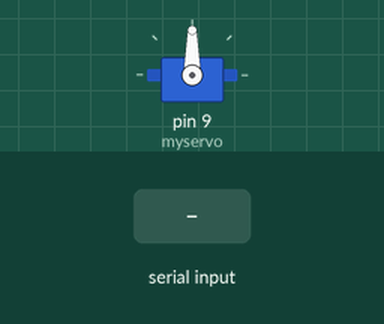
A sketch run on a simulated Arduino Uno, built with avr-gcc and run on an emulated ATmega328P. On the bench: servo. The inputs (shaded band) are chosen by the test bench.

Above: at 1.2 s.
1.3 s: "s" received over Serial
At 2.5 s:
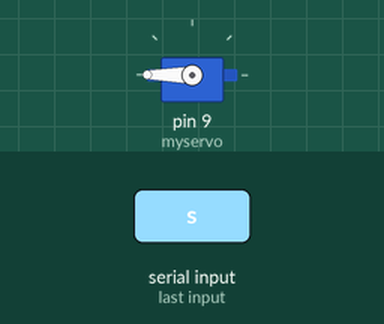
2.8 s: "d" received over Serial
At 3.9 s:
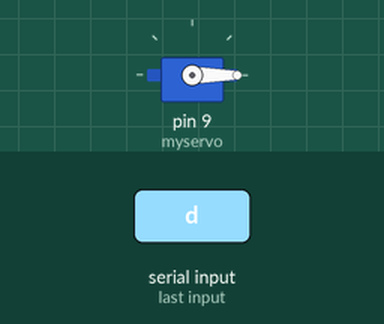
4.3 s: "a" received over Serial
At 5.0 s:
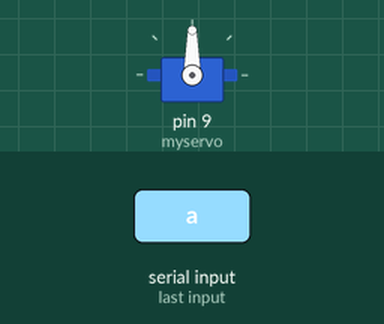
Timing chart, 0 to 7.3 s (numbered marks = the images above; inputs shaded):
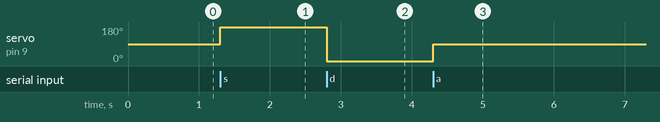

The sketch:

Servo_test.ino
```cpp
#include<Servo.h> // include server library


Servo myservo; // create servo object to control a servo
char val; // initial value of input


void setup() {

  Serial.begin(9600); // Serial comm begin at 9600bps
  myservo.attach(9);// server is connected at pin 9


}

void loop() {

  val = Serial.read();

  switch(val){
    case 'a' :

        // reset servo to normal
        myservo.write(90);
        //delay for the servo to get to the position
        delay(15);
      break;
    case 's' :

          // servo counter clockwise
          myservo.write(180);
          //delay for the servo to get to the position
          delay(15);


      break;
    case 'd' :
        // servo moves clockwise
        myservo.write(0);
        //delay for the servo to get to the position
        delay(15);
    break;

    default :
      break;
  }


}
```

TempIncomplete.c
```cpp
#include "DHT.h"
#include <LiquidCrystal.h>

#define DHTPIN 6     // what pin we're connected to
#define DHTTYPE DHT11   // DHT 11

volatile unsigned char *pinB =     (unsigned char *) 0x23;
volatile unsigned char *portDDRB = (unsigned char *) 0x24;
volatile unsigned char *portB =    (unsigned char *) 0x25;
volatile unsigned char *pinH =     (unsigned char *) 0x100;
volatile unsigned char *portDDRH = (unsigned char *) 0x101;
volatile unsigned char *portH =    (unsigned char *) 0x102;

// initialize the library by associating any needed LCD interface pin
// with the arduino pin number it is connected to
const int rs = 5, en = 4, d4 = 22, d5 = 23, d6 = 24, d7 = 25;
LiquidCrystal lcd(rs, en, d4, d5, d6, d7);


// Initialize DHT sensor for normal 16mhz Arduino
DHT dht(DHTPIN, DHTTYPE);

void setup() {
  lcd.begin(16, 2);       // set up the LCD's number of columns and rows:
  Serial.begin(9600);

    dht.begin();


 // lcd.print("test");
  Serial.println("DHTxx test!");


  // set PB7-PB4 to output
  *portDDRB |= 0xF0;
  //set PH6-5 to output
  *portDDRH |= 0x60;
  //set PH4 to input
  *portDDRH &= 0xEF;
  // Initialize PB7-4 to low
  *portB &= 0x0F;
  // Initialize PH6-5 to low
  *portH &= 0x9F;


  //sets PH5 to high
  *portH |= 0x20;


}

void loop() {

 // lcd.clear();
  // Wait a few seconds between measurements.
  delay(2000);

  // Reading temperature or humidity takes about 250 milliseconds!
  // Sensor readings may also be up to 2 seconds 'old' (its a very slow sensor)
  float h = dht.readHumidity();
  // Read temperature as Fahrenheit
  float f = dht.readTemperature(true);


  lcd.setCursor(0, 0);
  lcd.print("Temp: ");
  lcd.print(f);
  lcd.setCursor(0, 1);       // set the cursor to column 0, line 1
  lcd.print("Humidity: ");
  lcd.print(h);

  Serial.print("Humidity: ");
  Serial.print(h);
  Serial.print(" %\t");
  Serial.print(f);
  Serial.println(" *F");
}
```

button.c
```cpp
volatile unsigned char *pinB =     (unsigned char *) 0x23;
volatile unsigned char *portDDRB = (unsigned char *) 0x24;
volatile unsigned char *portB =    (unsigned char *) 0x25;
volatile unsigned char *pinH =     (unsigned char *) 0x100;
volatile unsigned char *portDDRH = (unsigned char *) 0x101;
volatile unsigned char *portH =    (unsigned char *) 0x102;
volatile unsigned char *pinE =     (unsigned char *) 0x2C;
volatile unsigned char *portDDRE = (unsigned char *) 0x2D;
volatile unsigned char *portE =    (unsigned char *) 0x2E;


int button = 0;


void setup() {

 Serial.begin(9600);
  // put your setup code here, to run once:

  // set PB7-PB4 to output
  *portDDRB |= 0xF0;
  //set PH4 to input
  *portDDRH &= 0xEF;
  // Initialize PB7-4 to low
  *portB &= 0x0F;
   // sets pullup resistor for PH4
  *portH |= 0x10;

  //initialize PB4 to high
 *portB |= 0x10;

}

void loop() {

// Debouncing input code here

  if(!(*pinH & 0b00010000)) {
    for(volatile unsigned int i = 0; i < 100; i++);
    if(!(*pinH & 0b00010000)) {
      while(!(*pinH & 0b00010000));

      Serial.println(button);
      if(button == 0){
        button = 1;
        //turn off yellow LED
        *portB &= 0xEF;

      }
      else{
        button = 0;
        //turn on yellow LED
        *portB |= 0x10;
      }

    }
  }
}
```

codev1.c
```cpp
#include "DHT.h"
#include <LiquidCrystal.h>
#include <Servo.h>

#define DHTPIN 6     // what pin we're connected to
#define DHTTYPE DHT11   // DHT 11

volatile unsigned char *pinB =     (unsigned char *) 0x23;
volatile unsigned char *portDDRB = (unsigned char *) 0x24;
volatile unsigned char *portB =    (unsigned char *) 0x25;
volatile unsigned char *pinH =     (unsigned char *) 0x100;
volatile unsigned char *portDDRH = (unsigned char *) 0x101;
volatile unsigned char *portH =    (unsigned char *) 0x102;
volatile unsigned char *pinE =     (unsigned char *) 0x2C;
volatile unsigned char *portDDRE = (unsigned char *) 0x2D;
volatile unsigned char *portE =    (unsigned char *) 0x2E;

// initialize the library by associating any needed LCD interface pin
// with the arduino pin number it is connected to
const int rs = 5, en = 4, d4 = 22, d5 = 23, d6 = 24, d7 = 25;
LiquidCrystal lcd(rs, en, d4, d5, d6, d7);

// Initialize DHT sensor for normal 16mhz Arduino
DHT dht(DHTPIN, DHTTYPE);
Servo myservo;

//set state to start disabled
int state = 1;
int wPin = A0;
int level;
//Set Variables
float waterThresh = 100;
float tempThresh = 73;
char val;

//------------
// States - 0 Disabled - 1 Idle - 2 Running - 3 Error
//functions
void lcdDisplay(float hum, float temp, int error);
void ledState(int state);
void vent(char var);

void setup() {
  lcd.begin(16, 2);       // set up the LCD's number of columns and rows:
  Serial.begin(9600);
  dht.begin();
  myservo.attach(9);


  // set PB7-PB4 to output           //Register B
  *portDDRB |= 0xF0;
  // Initialize PB7-4 to low
  *portB &= 0x0F;

  //set PH6-5 to output             //Register H
  *portDDRH |= 0x60;
  //set PH4 to input
  *portDDRH &= 0xEF;
  // Initialize PH6-5 to low
  *portH &= 0x9F;
  //sets PH5 to high
  *portH |= 0x20;

   // set PE4 to output            //Register E
  *portDDRE |= 0x10;
  // set PE5 to output
  *portDDRE |= 0x20;
  // Initialize PE5 to low
  *portE &= 0xDF;  // 0b1101 1111
  //initialize water sensor power to PE4
  *portE |= 0x10;  // 0b0001 0000

}

void loop(){
  delay(2000);
  //Update Variables
  float h = dht.readHumidity();
  float f = dht.readTemperature(true);
  //Temp variables until we get the water sensor working
  level = analogRead(wPin);

  val = Serial.read();
  vent(val);
   // level = 200;
  //switch led for state
  ledState(state);
  //checks the state
  switch(state){
    case 0 :
      //Disabled
      break;
    case 1 :
      //Idle State
      //Display Temp and Humidity
      lcdDisplay(h, f, state);
      if(level < waterThresh){
        //Error State if water level too low
        state = 3;
      }else if(f > tempThresh){
        //Running State if temperature too high
        state = 2;
      }
      //Idle
      break;
    case 2 :
      //Running
      lcdDisplay(h, f, state);
      *portE |= 0x20;
      if(level < waterThresh){
        //Error State if water level too low
        state = 3;
        *portE &= 0xDF;
      }else if(f <= tempThresh){
        //Idle state if temperature is back within threshold
        state = 1;
        *portE &= 0xDF;
      }
      break;
    case 3 :
      //Error
      lcdDisplay(h, f, state);
      if(level >= waterThresh){
        state = 1;
      }
      break;
    default :
      //Idle
      state = 1;
      break;
  }

  //Temporary Console print for testing purposes
  Serial.print("Humidity: ");
  Serial.print(h);
  Serial.print(" %\t");
  Serial.print(f);
  Serial.println(" *F");
  Serial.println(level);
}

void lcdDisplay(float hum, float temp, int error){

   lcd.clear();
  if(error == 3){

    lcd.setCursor(0,0);
    lcd.print("Error Water Level too low");
    return;
  }

  lcd.setCursor(0, 0);
  lcd.print("Temp: ");
  lcd.print(temp);
  lcd.setCursor(0, 1);
  lcd.print("Humidity: ");
  lcd.print(hum);

}

void ledState(int state){
  switch(state){
    case 0 :
      *portB |= 0x10;
      *portB &= 0x1F;
      break;
    case 1 :
      *portB |= 0x80;
      *portB &= 0x8F;
      break;
    case 2 :
      *portB |= 0x40;
      *portB &= 0x4F;
      break;
    case 3 :
      *portB |= 0x20;
      *portB &= 0x2F;
      break;
  }
}

void vent(char var){
  switch(var){
    case 'a' :
      myservo.write(90);
      delay(15);
      break;
    case 's' :
      myservo.write(180);
      delay(15);
      break;
    case 'd' :
      myservo.write(0);
      delay(15);
      break;
    default :
      break;
  }
}
```

motor.c
```cpp
volatile unsigned char *pinE =     (unsigned char *) 0x2C;
volatile unsigned char *portDDRE = (unsigned char *) 0x2D;
volatile unsigned char *portE =    (unsigned char *) 0x2E;

void setup()
{
  Serial.begin(9600);
  // set PE5 to output
  *portDDRE |= 0x20;
  // Initialize PE5 to low
  *portE &= 0xDF;


}


void loop()
{
  //drive PE5high
  *portE |= 0x20;

} 
```

real.c
```cpp
#include "DHT.h"
#include <LiquidCrystal.h>
#include <Servo.h>

#define DHTPIN 6     // what pin we're connected to
#define DHTTYPE DHT11   // DHT 11

volatile unsigned char *pinB =     (unsigned char *) 0x23;
volatile unsigned char *portDDRB = (unsigned char *) 0x24;
volatile unsigned char *portB =    (unsigned char *) 0x25;
volatile unsigned char *pinH =     (unsigned char *) 0x100;
volatile unsigned char *portDDRH = (unsigned char *) 0x101;
volatile unsigned char *portH =    (unsigned char *) 0x102;
volatile unsigned char *pinE =     (unsigned char *) 0x2C;
volatile unsigned char *portDDRE = (unsigned char *) 0x2D;
volatile unsigned char *portE =    (unsigned char *) 0x2E;

// initialize the library by associating any needed LCD interface pin
// with the arduino pin number it is connected to
const int rs = 5, en = 4, d4 = 22, d5 = 23, d6 = 24, d7 = 25;
LiquidCrystal lcd(rs, en, d4, d5, d6, d7);

// Initialize DHT sensor for normal 16mhz Arduino
DHT dht(DHTPIN, DHTTYPE);
Servo myservo;

//set state to start disabled
int state = 0;
int wPin = A0;
int level;

//Set Variables
float waterThresh = 100;
float tempThresh = 73;
char val;
int button = 0;

//------------
// States - 0 Disabled - 1 Idle - 2 Running - 3 Error
//functions
void lcdDisplay(float hum, float temp, int error);
void ledState(int state);
void vent(char var);
void buttonState();

void setup() {
  lcd.begin(16, 2);       // set up the LCD's number of columns and rows:
  Serial.begin(9600);
  dht.begin();
  myservo.attach(9);


  // set PB7-PB4 to output           //Register B
  *portDDRB |= 0xF0;
  // Initialize PB7-4 to low
  *portB &= 0x0F;

  //set PH6-5 to output             //Register H
  *portDDRH |= 0x60;
  //set PH4 to input
  *portDDRH &= 0xEF;
  // Initialize PH6-5 to low
  *portH &= 0x9F;
  //sets PH5 to high
  *portH |= 0x20;
   // sets pullup resistor for PH4
  *portH |= 0x10;

   // set PE4 to output            //Register E
  *portDDRE |= 0x10;
  // set PE5 to output
  *portDDRE |= 0x20;
  // Initialize PE5 to low
  *portE &= 0xDF;  // 0b1101 1111
  //initialize water sensor power to PE4
  *portE |= 0x10;  // 0b0001 0000


  *portH &= 0xDF;            //Turn temp sensor            // for starting in disabled mode
  *portE &= 0xEF;            //turn off water sensor
  *portE &= 0xDF;            //turn off motor

}

void loop(){
  delay(2000);
  //Update Variables

      buttonState();

  float h = dht.readHumidity();
  float f = dht.readTemperature(true);
  //Temp variables until we get the water sensor working
  level = analogRead(wPin);

  val = Serial.read();
  vent(val);
   // level = 200;
  //switch led for state
  ledState(state);
  //checks the state
  switch(state){
    case 0 :
      //Disabled
      break;
    case 1 :
      //Idle State
      //Display Temp and Humidity
      lcdDisplay(h, f, state);
      if(level < waterThresh){
        //Error State if water level too low
        state = 3;
      }else if(f > tempThresh){
        //Running State if temperature too high
        state = 2;
      }
      //Idle
      break;
    case 2 :
      //Running
      lcdDisplay(h, f, state);
      *portE |= 0x20;
      if(level < waterThresh){
        //Error State if water level too low
        state = 3;
        *portE &= 0xDF;
      }else if(f <= tempThresh){
        //Idle state if temperature is back within threshold
        state = 1;
        *portE &= 0xDF;
      }
      break;
    case 3 :
      //Error
      lcdDisplay(h, f, state);
      if(level >= waterThresh){
        state = 1;
      }
      break;
    default :
      //Idle
      state = 1;
      break;
  }

  //Temporary Console print for testing purposes
  Serial.print("Humidity: ");
  Serial.print(h);
  Serial.print(" %\t");
  Serial.print(f);
  Serial.println(" *F");
  Serial.println(level);
}

void lcdDisplay(float hum, float temp, int error){

   lcd.clear();
  if(error == 3){

    lcd.setCursor(0,0);
    lcd.print("Error Water Level too low");
    return;
  }

  lcd.setCursor(0, 0);
  lcd.print("Temp: ");
  lcd.print(temp);
  lcd.setCursor(0, 1);
  lcd.print("Humidity: ");
  lcd.print(hum);

}

void ledState(int state){
  switch(state){
    case 0 :
      *portB |= 0x10;
      *portB &= 0x1F;
      break;
    case 1 :
      *portB |= 0x80;
      *portB &= 0x8F;
      break;
    case 2 :
      *portB |= 0x40;
      *portB &= 0x4F;
      break;
    case 3 :
      *portB |= 0x20;
      *portB &= 0x2F;
      break;
  }
}

void vent(char var){
  switch(var){
    case 'a' :
      myservo.write(90);
      delay(15);
      break;
    case 's' :
      myservo.write(180);
      delay(15);
      break;
    case 'd' :
      myservo.write(0);
      delay(15);
      break;
    default :
      break;
  }
}

void buttonState(){
  Serial.println(button);
  if(!(*pinH & 0b00010000)){
    Serial.println("p");
    for(volatile unsigned int i = 0; i<100;i++);
     Serial.println("lop");
    if(!(*pinH & 0b00010000)){
       Serial.println("sup");
      while(!(*pinH & 0b00010000));
       if(button == 0){
        button = 1;
        state = 1;
        *portH |= 0x20;            //turn on temp
        *portE |= 0x10;            //turn on water sensor
       }
       else{
        button = 0;
        state = 0;
        *portH &= 0xDF;            //Turn temp sensor
        *portE &= 0xEF;            //turn off water sensor
        *portE &= 0xDF;            //turn off motor
       }
    }
  }

}
```

vent.c
```cpp
#include<Servo.h> // include server library


Servo myservo; // create servo object to control a servo
char val; // initial value of input


void setup() {

  Serial.begin(9600); // Serial comm begin at 9600bps
  myservo.attach(9);// server is connected at pin 9


}

void loop() {

  val = Serial.read();

  switch(val){
    case 'a' :

        // reset servo to normal
        myservo.write(90);
        //delay for the servo to get to the position
        delay(15);
      break;
    case 's' :

          // servo counter clockwise
          myservo.write(180);
          //delay for the servo to get to the position
          delay(15);


      break;
    case 'd' :
        // servo moves clockwise
        myservo.write(0);
        //delay for the servo to get to the position
        delay(15);
    break;

    default :
      break;
  }


}
```

watersensor.c
```cpp
volatile unsigned char *pinB =     (unsigned char *) 0x23;
volatile unsigned char *portDDRB = (unsigned char *) 0x24;
volatile unsigned char *portB =    (unsigned char *) 0x25;
volatile unsigned char *pinH =     (unsigned char *) 0x100;
volatile unsigned char *portDDRH = (unsigned char *) 0x101;
volatile unsigned char *portH =    (unsigned char *) 0x102;
volatile unsigned char *pinE =     (unsigned char *) 0x2C;
volatile unsigned char *portDDRE = (unsigned char *) 0x2D;
volatile unsigned char *portE =    (unsigned char *) 0x2E;

int ammount = 0;
int pin = A0;
int threshold = 150;


void setup(){
  Serial.begin(9600);

  // set PB7-PB4 to output
  *portDDRB |= 0xF0;
  // set PE4 to output
  *portDDRE |= 0x10;
  //set PH6-5 to output
  *portDDRH |= 0x60;
  //set PH4 to input
  *portDDRH &= 0xEF;
  // Initialize PB7-4 to low
  *portB &= 0x0F;
  // Initialize PH6-5 to low
  *portH &= 0x9F;


  //initialize water sensor power to PE4
  *portE |= 0x10;
}

void loop(){
  ammount = analogRead(pin);
  if(ammount < threshold){
    Serial.println("Error");
    // turn off other LEDs
    *portB &= 0x2F;
    //turn on red LED at pb5
    *portB |= 0x20;
  }else{
    Serial.println(ammount);
    // turn off Red LED
    *portB &= 0xDF;
  }
  delay(1000);
}
```

Measured:
- after the input at 1.3 s, servo on pin 9 (myservo): 90° → 180° at once
- after the input at 2.8 s, servo on pin 9 (myservo): 180° → 0° at once
- after the input at 4.3 s, servo on pin 9 (myservo): 0° → 90° at once
